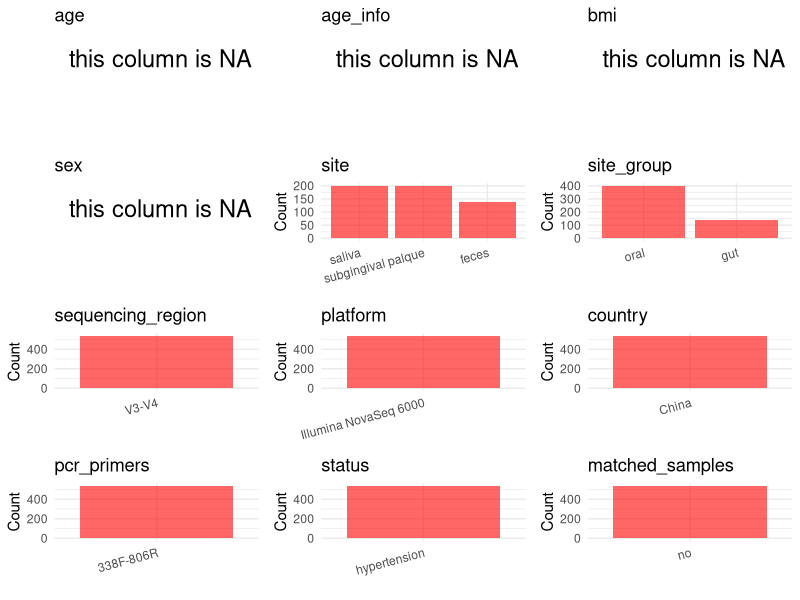

Source code (R): (Note: this script raises an error after producing the figure.)
## ---- chunk 1
# Load libraries
library(dplyr)
library(ggplot2)
library(cowplot)

# (1) Setting working directory
# EDIT HERE: change project_id for each study
project_id <- "PRJNA764503"

base_dir <- "/beegfs/huangxiaochang/global_oral/global-oral-microbiome/data/projects/"
setwd(file.path(base_dir, project_id))

# (2) Loading raw SRA metadata file
sra_file <- "SraRunTable.csv"
initial_meta <- read.csv("SraRunTable.csv", header = TRUE)

# (3) OPTIONAL: If extra metadata (e.g., Table.x or supplemental materials) are available from the article, you may need to merge the file with initial_meta manually. Below is example code for merging. Depending on the specific case of each study, you can customize the code as needed.
# supp_table <- read.csv("supplemental_table.csv", header = TRUE)
# initial_meta <- left_join(initial_meta, supp_table, by = merge_col_name)
## ---- chunk 2
# (1) Read the article in the following order: abstract, the beginning of the results section, and the methods. Understand the sample size, experimental design, and disease group overview. Clarify the sampling sites; for oral and gut samples, specify the exact sites like supragingival plaque, tongue, etc.

# (2) IMPORTANT: MUST go through each column of initial_meta
# head(initial_meta, 10)

# IMPORTANT: Check the unique values in the column of interest or query column.
# lapply(initial_meta[c('body_habitat', 'body_product', 'body_site')], table) # site
# table(initial_meta$host_subject_id) # subject id
# table(initial_meta$platform..exp.) # output is Illumina
# table(initial_meta$target_subfragment..exp.)
## ---- chunk 3
# (1) EDIT HERE: Parameter setup
# NOTE: This project has no lab control samples (blanks/positives) or non-human samples. Leave keywords empty to skip filtering.
control_column <- NA   # column name in initial_meta
# unique(initial_meta[[control_column]])  # uncomment to explore
control_keywords <- c()     # Enter exact keywords

species_column <- NA          # column name in initial_meta
# unique(initial_meta[[species_column]])  # uncomment to explore
non_human_keywords <- c()            # Enter exact keywords


# (2) Remove controls and non-human samples. DO NOT need to modify code in this part, just run it.
n_samples <- nrow(initial_meta)
# Control evaluation
if (length(control_keywords) > 0) {
  if (is.null(control_column) || control_column == "") {
    stop("Error: control_keywords provided but control_column is missing.")
  }

  if (!(control_column %in% colnames(initial_meta))) {
    stop(sprintf("Error: Column '%s' not found in initial_meta.", control_column))
  }

  control_pattern <- paste(control_keywords, collapse = "|")
  control_text <- initial_meta[[control_column]]
  is_control <- grepl(control_pattern, control_text)

} else {
  is_control <- rep(FALSE, n_samples)
}

# Non-human evaluation
if (length(non_human_keywords) > 0) {
  if (is.null(species_column) || species_column == "") {
    stop("Error: non_human_keywords provided but species_column is missing.")
  }

  if (!(species_column %in% colnames(initial_meta))) {
    stop(sprintf("Error: Column '%s' not found in initial_meta.", control_column))
  }

  non_human_pattern <- paste(non_human_keywords, collapse = "|")
  species_text <- initial_meta[[species_column]]
  is_non_human <- grepl(non_human_pattern, species_text)
} else {
  is_non_human <- rep(FALSE, n_samples)
}

# Execute removal
samples_to_remove <- is_control | is_non_human
initial_meta <- initial_meta[!samples_to_remove, ]

cat("Initial samples counts:",n_samples,"\n")
cat("Removed control samples:", sum(is_control), "\n")
cat("Removed non-human samples:", sum(is_non_human), "\n")
cat("Total samples removed ", sum(samples_to_remove), "\n")
cat("Remaining samples after Step 2:", nrow(initial_meta), "\n")
## ---- chunk 4
# Extract columns from initial_meta as follows:
# (1) No modification needed → extract directly.
# (2) Modification needed → create a column start with 'raw_' and mark the target column as "pending".
# (3) Need to find or determine based on the article.

metadata <- data.frame(
  bioproject = initial_meta$BioProject,
  sample_id = initial_meta$Run,
  raw_subject_id = initial_meta$Sample.Name,
  subject_id = "pending",
  age = NA,
  age_info = NA,
  bmi = NA,
  raw_sex = NA,
  sex = "pending",
  sequencing_region = "V3-V4",
  platform = initial_meta$Instrument,
  country = initial_meta$geo_loc_name_country,
  raw_site = initial_meta$isolation_source,
  site = "pending",
  site_group = "pending",
  public_time = initial_meta$ReleaseDate,
  pcr_primers = NA,
  title = NA,
  disease_study = NA,
  status = NA,
  matched_samples = "pending",
  is_time_series = "no",
  stringsAsFactors = FALSE
)

metadata$public_time <- as.Date(metadata$public_time)
## ---- chunk 5
# (1) Handle the columns with the `raw_` prefix.
# IMPORTANT: Add comments if the modification is not straightforward!!
metadata$sex <- NA_character_

# Extract subject_id by removing sample type prefix (F/S/P)
metadata$subject_id <- gsub("^[FSP]", "", metadata$raw_subject_id) # Sample.Name encoded sample type as prefix

# Assign site from raw_site, lowercased
metadata$site <- tolower(metadata$raw_site)

# Add publication information
metadata$pcr_primers <- "338F-806R"
metadata$title <- "Integrated Omic Analysis of Human Plasma Metabolites and Microbiota in a Hypertension Cohort"
metadata$disease_study <- "yes"
metadata$status <- "hypertension"

## ---- chunk 6
# (2) Filling the 'site_group' and 'matched_samples' columns
# editing site_group
unique(metadata$site)
# EDIT HERE: add oral sites
Oral_site = c("saliva", "mouth", "tongue coating", "supragingival plaque", "subgingival plaque", "oral swab", "denture", "tooth", "abscess pus", "adjacent periodontal pocket", "patient healthy crevice", "healthy control crevice", "gingival crevicular fluid", "subgingival plaque", "subgingival palque")
# EDIT HERE: add gut sites
Gut_site = c("feces", "stool")
# just run
metadata <- metadata %>%
  mutate(site_group = case_when(
    site %in% Oral_site ~ "oral",
    site %in% Gut_site ~ "gut",
    TRUE ~ "other"
  ))

# editing matched_samples, just run.
metadata$matched_samples <- ifelse(
  ave(metadata$subject_id, metadata$subject_id, FUN = length) > 1,
  "yes",
  "no"
)
## ---- chunk 7
# (3) check if there is pending value in metadata. If there is pending value, go on modify the metadata.
# Function to check if a column contains "pending"
has_pending <- function(col) {
  if (is.character(col) || is.factor(col)) {
    any(col == "pending", na.rm = TRUE)
  } else {
    FALSE
  }
}

# Check for any pending value
any_pending_value <- any(sapply(metadata, has_pending))

if (!any_pending_value) {
  message("Good! No cell contains the value 'pending'.")
} else {
  pending_cols <- names(metadata)[sapply(metadata, has_pending)]
  message("Columns containing 'pending': ", paste(pending_cols, collapse = ", "))
  message("Please continue to resolve these pending columns!")
}
## ---- chunk 8
# Select columns for visualization, just run
plot_data <- metadata %>%
  select(-bioproject, -sample_id, -subject_id, -title)

create_simple_plots <- function(data) {
  plots <- list()
  continuous_vars <- c("age", "bmi")

  for (col in colnames(data)) {
    if (all(is.na(data[[col]]))) {
      p <- ggplot() +
        annotate("text", x = 0.5, y = 0.5, label = "this column is NA", size = 6) +
        labs(title = col) +
        theme_void()
    } else if (col %in% continuous_vars && is.numeric(data[[col]])) {
      p <- ggplot(data, aes(x = .data[[col]])) +
        geom_histogram(fill = "blue", alpha = 0.6, bins = 20, na.rm = TRUE) +
        labs(title = col, x = col, y = "Count") +
        theme_minimal()
    } else {
      count_data <- as.data.frame(table(data[[col]], useNA = "ifany"))
      p <- ggplot(count_data, aes(x = reorder(Var1, -Freq), y = Freq)) +
        geom_col(fill = "red", alpha = 0.6) +
        labs(title = col, x = NULL, y = "Count") +
        theme_minimal() +
        theme(axis.text.x = element_text(angle = 15, hjust = 1))
    }
    plots[[col]] <- p
  }

  return(plots)
}

# Generate and arrange plots
plots <- create_simple_plots(plot_data)
p <- plot_grid(plots$age,
               plots$age_info,
               plots$bmi,
               plots$sex,
               plots$site,
               plots$site_group,
               plots$sequencing_region,
               plots$platform,
               plots$country,
               plots$pcr_primers,
               plots$status,
               plots$matched_samples,
               ncol = 3, align = "hv", axis = "lb")
ggsave("Metadata_Summary.png", plot = p, width = 8, height = 6, dpi = 150)
## ---- chunk 9
# Insert Metadata_Summary.png into the current Rmd output
knitr::include_graphics("Metadata_Summary.png")
## ---- chunk 10
# Reorder the data frame
fixed_cols <- c("bioproject", "sample_id", "subject_id", "age", "age_info",
                "bmi", "sex", "platform", "sequencing_region", "pcr_primers",
                "country", "site", "site_group", "disease_study", "status",
                "title", "public_time", "matched_samples", "is_time_series")
metadata <- metadata %>%
  select(all_of(fixed_cols), everything())

# save metadata
# head(metadata)
write.csv(metadata, file = "metadata_v2.csv", quote = TRUE, row.names = FALSE)
